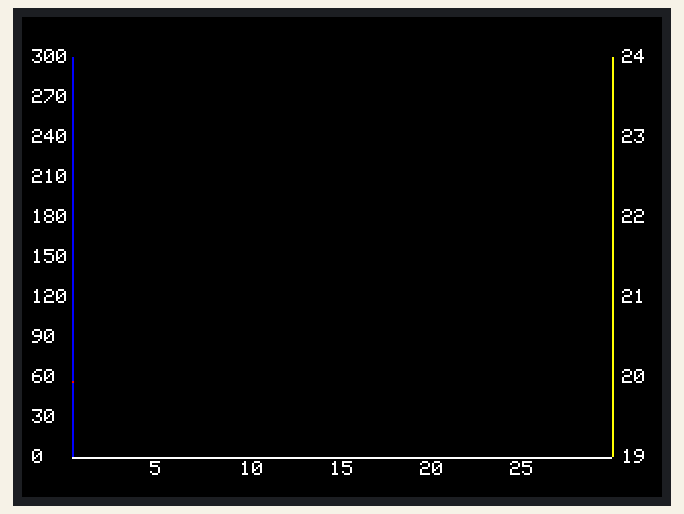
Simulated run of this program. Board: Arduino Nano Every. Shown: 320×240 colour display. Random numbers use the default seed unless the program sets one; what the program prints to the serial monitor is not drawn.

Above: at 1.3 s.
At 5.3 s:
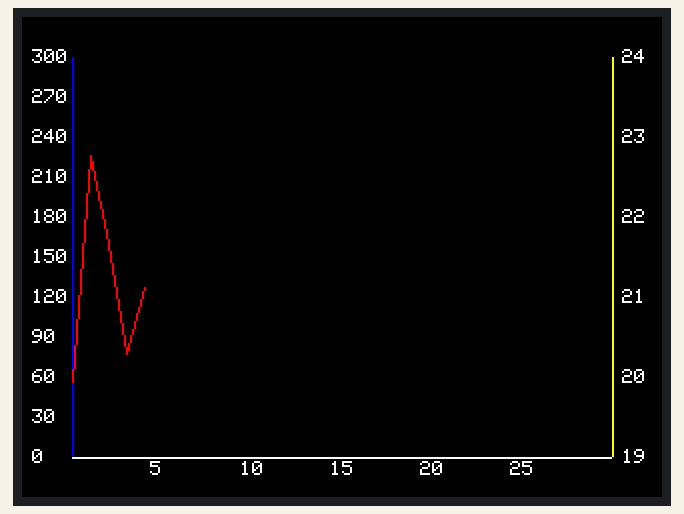
At 10.3 s:
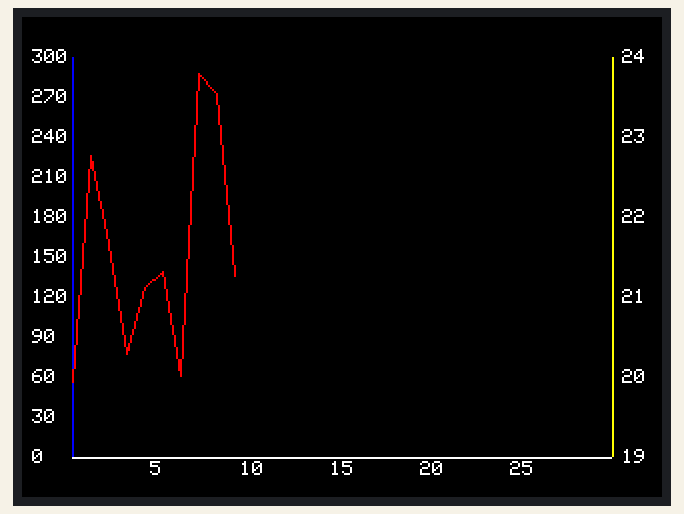
At 19.3 s:
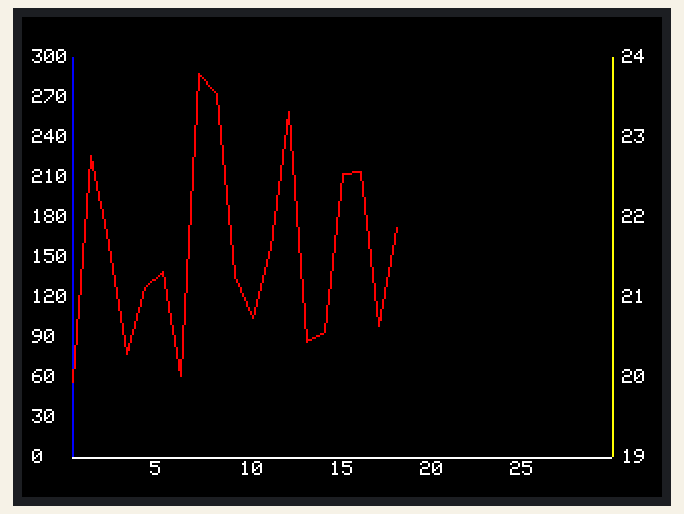
At 28.3 s:
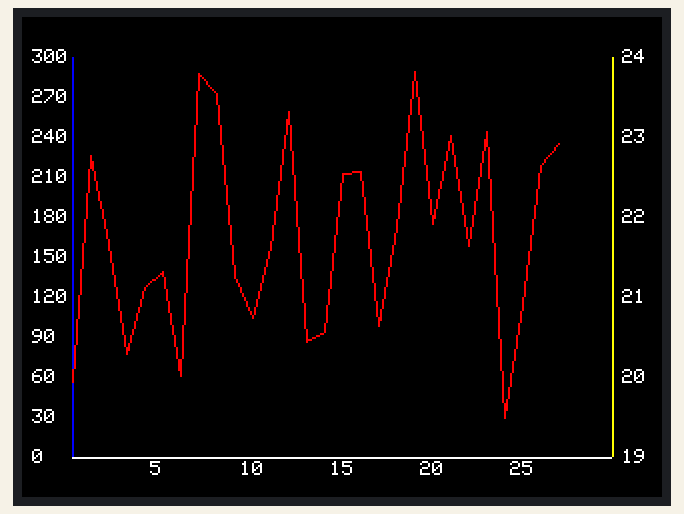
At 38.3 s:
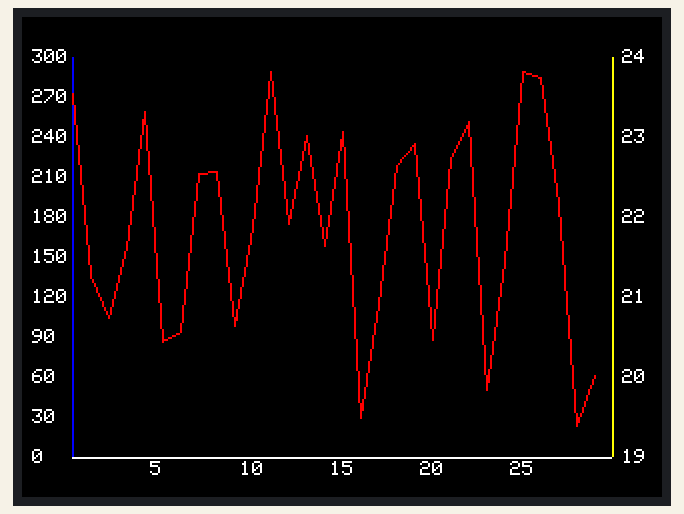

Measured:
- what the display in image 0 shows lasts 1.0 s, from 1.2 s to 2.2 s

The program:

main.cpp
```cpp
#include <Arduino.h>
//#include "SPI.h"
#include "Adafruit_GFX.h"
#include "Adafruit_ILI9341.h"
#include <CircularBuffer.h>

CircularBuffer<int, 30> buffer;
unsigned long time = 0;

// For the Adafruit shield, these are the default.
#define TFT_DC 9
#define TFT_CS 10
#define TFT_RST 5

Adafruit_ILI9341 tft = Adafruit_ILI9341(TFT_CS, TFT_DC, TFT_RST);

int ox;
int oy;
int x;
int y;

//Draw x & y axis
void drawaxis() {
  tft.drawFastVLine(25, 20, 200, ILI9341_BLUE);
  tft.drawFastVLine(295, 20, 200, ILI9341_YELLOW);
  tft.drawFastHLine(25, 220, 270, ILI9341_WHITE); //horizontal line, 270 pix long (/30s= 9 pix per second increment)
}

void drawlabels () {
  tft.setTextColor(ILI9341_WHITE);
  tft.setTextSize(1);
  //draw time axis labels, 30 seconds
  for (int i = 1; i < 6; i++) {
    tft.setCursor((19 + (45*i)), 222);
    tft.println(5*i);
  }
  //draw pressure axis labels, 0-300 bar
  for (int i = 0; i < 11; i++) {
    tft.setCursor(5, (216 - (20*i)));
    tft.println(30*i);
  }
  //draw voltage axis labels, 19-24V
  for (int i = 0; i < 7; i++) {
    tft.setCursor(300, (216 - (40*i)));
    tft.println(19+i);
  }
}

void setup() {

  Serial.begin(9600);
  tft.begin();

  delay(1000);

  tft.setRotation(1);
  tft.fillScreen(ILI9341_BLACK);
  drawaxis();
  drawlabels();

  //Fllowing code to draw basic graph with 52 values
  // for (int i= 0; i<= 52; i++) {

  //   x = 20+(5*i);
  //   y = random(25, 210);
  //   if (i==0) {
  //     ox = x;
  //     oy = y;
  //   }

  //   tft.drawLine(ox, oy, x, y, ILI9341_RED);
  //   ox=x;
  //   oy=y;
  // }
}


void loop(void)
{

	if (millis() - time >= 1000) {

    if (buffer.isFull() ==true) {
      for (int i = 0; i < buffer.size(); i++) {
      x = 25+(9*i);
      y = buffer[i];
      if (i==0) {
        ox = x;
        oy = y;
      }

      tft.drawLine(ox, oy, x, y, ILI9341_BLACK);
      ox=x;
      oy=y;
      }
      drawaxis();
    }
    int reading = random(25,210);
	  buffer.push(reading);
		time = millis();

		for (int i = 0; i < buffer.size(); i++) {
    x = 25+(9*i);
    y = buffer[i];
    if (i==0) {
      ox = x;
      oy = y;
    }

    tft.drawLine(ox, oy, x, y, ILI9341_RED);
    ox=x;
    oy=y;
		}

  Serial.println(buffer.size());

	}


}
```
